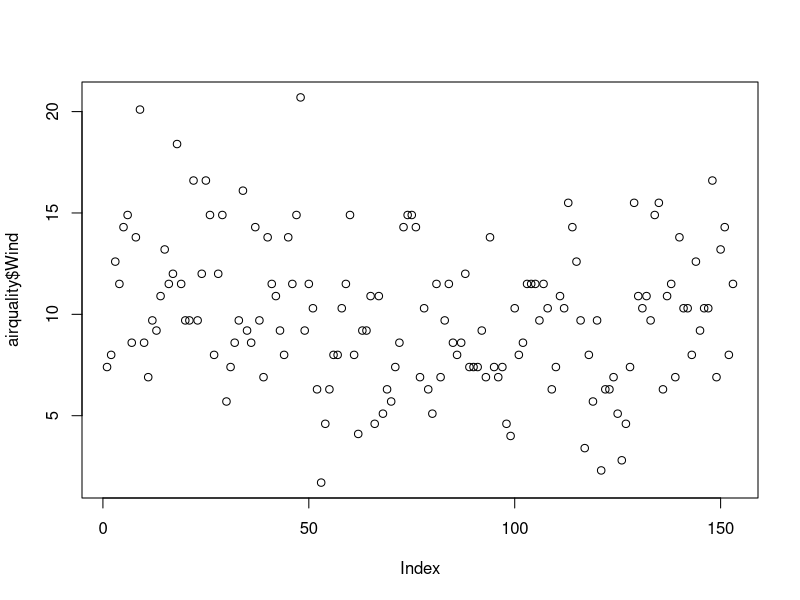
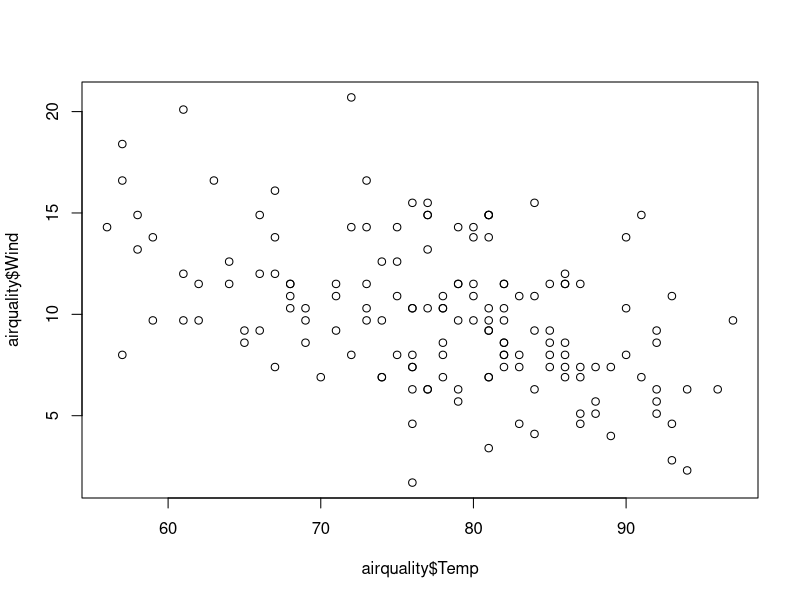
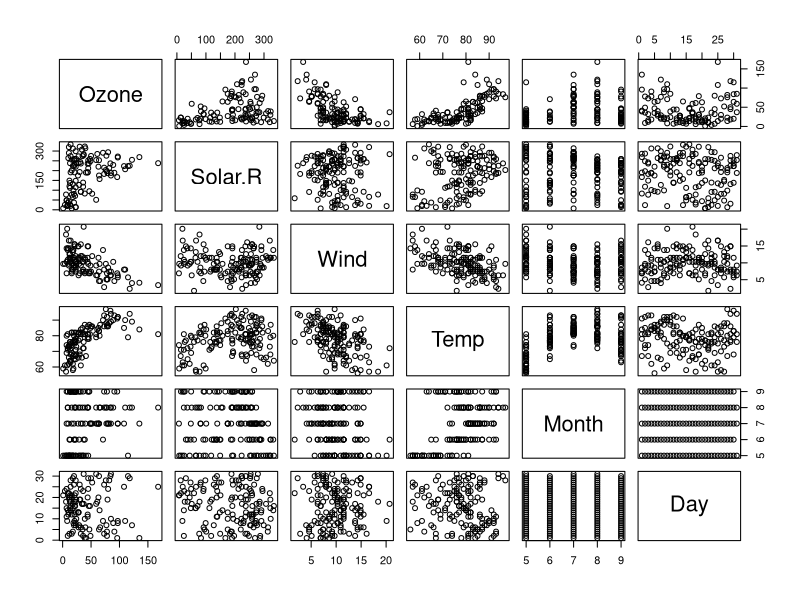
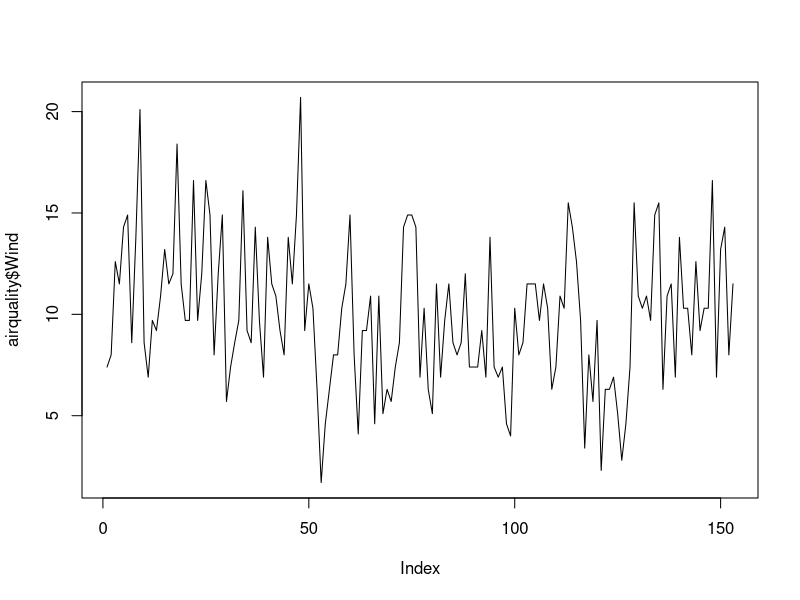
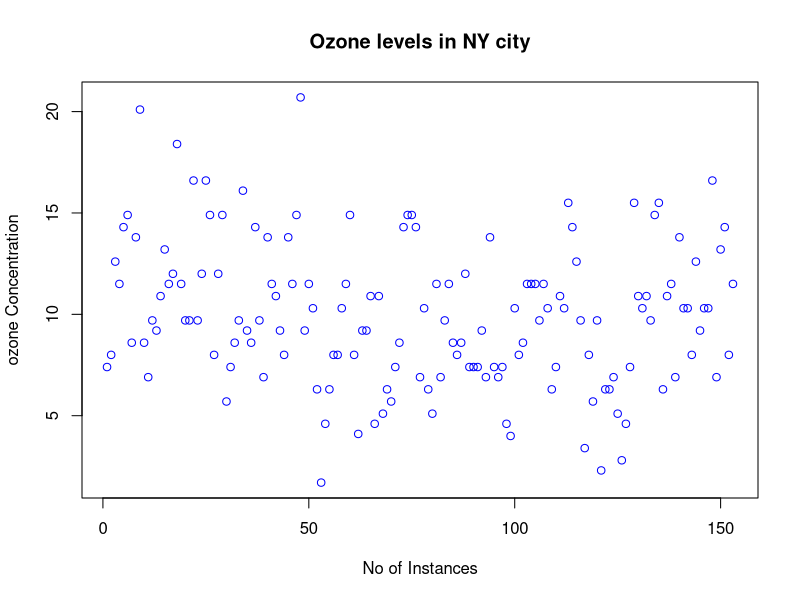
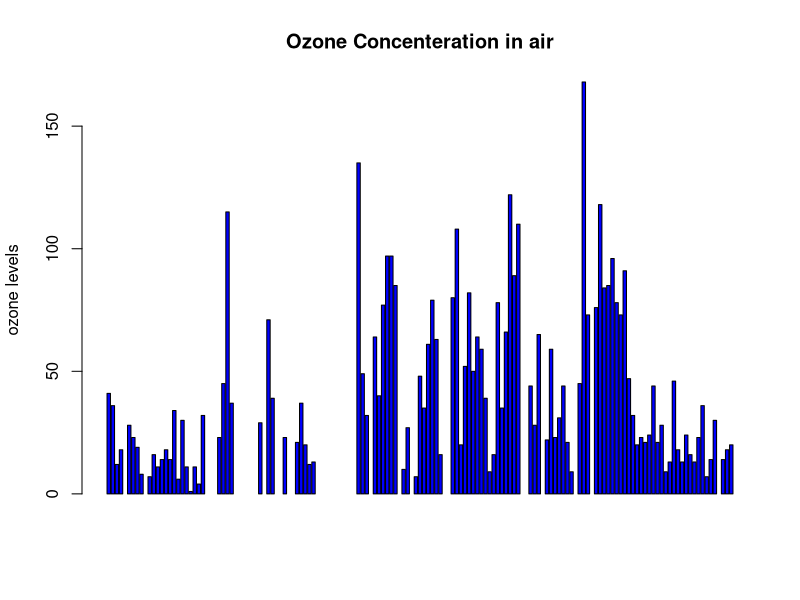
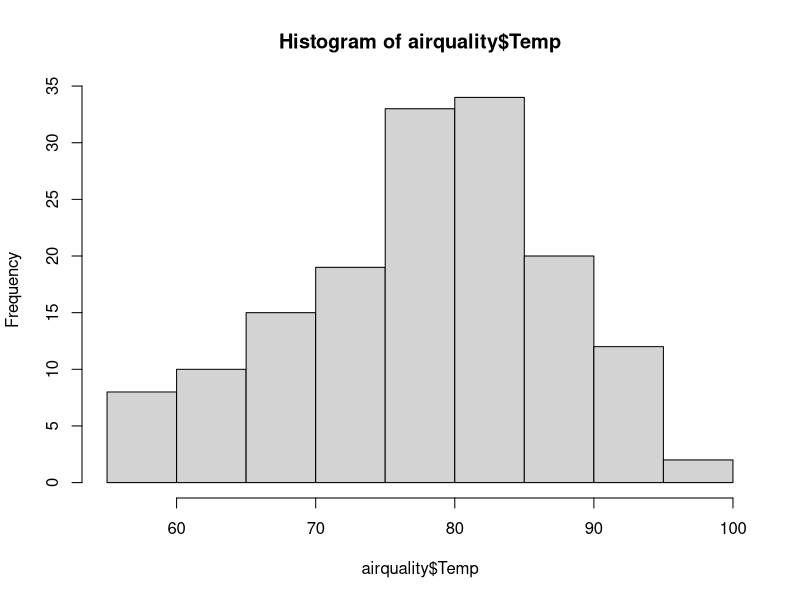
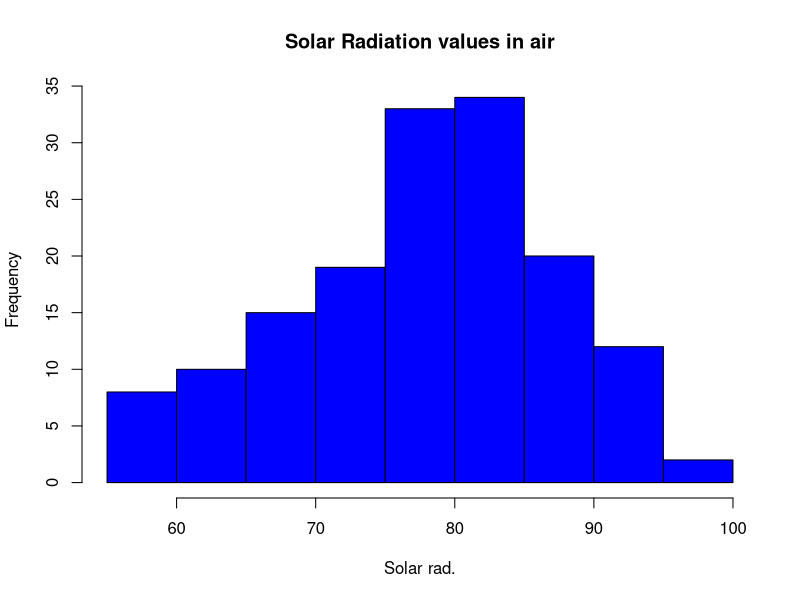

R code for these plots, in order:
airquality <- datasets::airquality

####Top 10 rows and last 10 rows
head(airquality,10)
tail(airquality,10)
######Columns

airquality[,c(1,2)]

df<-airquality[,-6]

airquality$Wind

mean(airquality$Wind)

summary(airquality[,1])
###########Summary of the data#########
summary(airquality$Temp)
summary(airquality)
########Visualization Techniques#############
plot(airquality$Wind)
plot(airquality$Temp,airquality$Wind,type="p")
plot(airquality)
# points and lines 
plot(airquality$Wind, type= "l") # p: points, l: lines,b: both
plot(airquality$Wind, ylab = 'ozone Concentration', 
     xlab = 'No of Instances', main = 'Ozone levels in NY city',
     col = 'blue')
# Horizontal bar plot
barplot(airquality$Ozone, main = 'Ozone Concenteration in air',
        ylab = 'ozone levels', col= 'blue',horiz = F,axes=T)
#Histogram
hist(airquality$Temp)
hist(airquality$Temp, 
     main = 'Solar Radiation values in air',
     xlab = 'Solar rad.', col='blue')

#Single box plot
boxplot(airquality$Temp,main="Boxplot")

# Multiple box plots
boxplot(airquality[,1:4],main='Multiple')

#margin of the grid(mar), 
#no of rows and columns(mfrow), 
#whether a border is to be included(bty) 
#and position of the 
#labels(las: 1 for horizontal, las: 0 for vertical)
#bty - box around the plot
par(mfrow=c(3,3),mar=c(2,5,2,1),  las=0, bty="n")

plot(airquality$Ozone)
plot(airquality$Ozone, airquality$Wind)
plot(airquality$Ozone, type= "l")
plot(airquality$Ozone, type= "l")
plot(airquality$Ozone, type= "l")
barplot(airquality$Ozone, main = 'Ozone Concenteration in air',
        xlab = 'ozone levels', col='green',horiz = TRUE)
hist(airquality$Solar.R)
boxplot(airquality$Solar.R)
boxplot(airquality[,0:4], main='Multiple Box plots')
##Home work
e_quakes<-datasets::quakes

sd(airquality$Ozone,na.rm = T)
